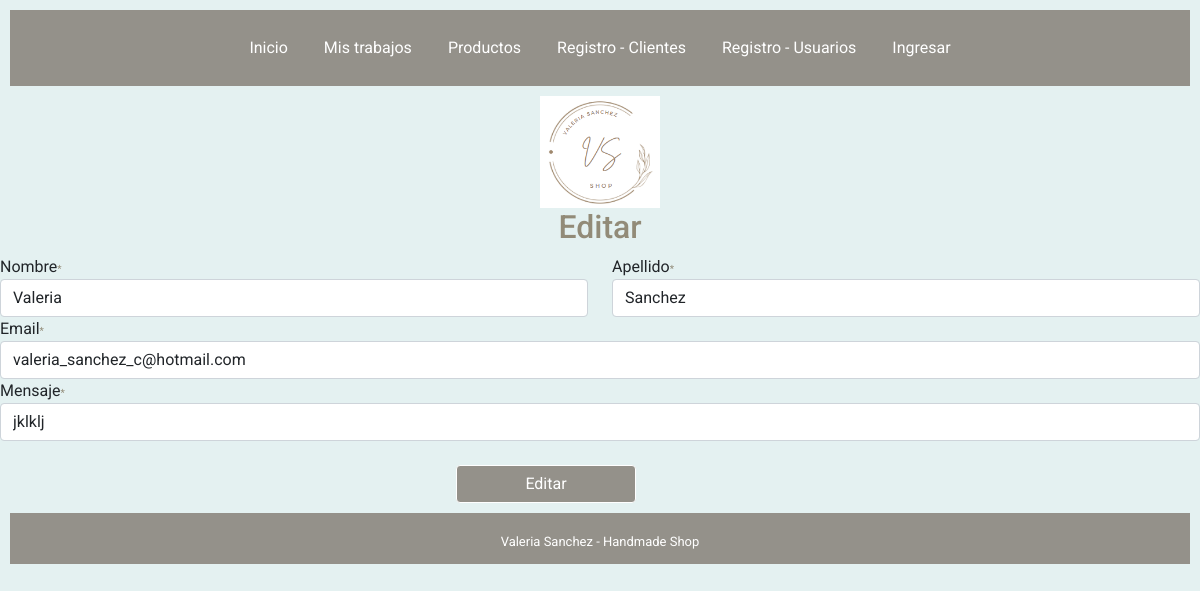
Page /editar_mensaje/5/ on the committed database.
### aplicacion1/models.py (models this page shows)
class Mensaje(models.Model):
    nombre=models.CharField(max_length=50, null=False)
    apellido=models.CharField(max_length=100, null=False)
    email=models.EmailField()
    mensaje=models.CharField(max_length=500, null=False)

### aplicacion1/views.py (the view)
# urls.py: path('editar_mensaje/<int:id>/', views.editar_mensaje, name='editar_mensaje'),
def editar_mensaje(request, id):  #formulario editar mensaje
        mensaje=Mensaje.objects.get(pk=id)
        form = MensajeForm(instance=mensaje)
        if request.method == "POST":
            form=MensajeForm(data=request.POST, instance=mensaje)
            form.save()
            return redirect('/mostrar_mensaje')
        else:
            return render (request, 'aplicacion1/editar_mensaje.html',{"form":form})

### aplicacion1/forms.py
class MensajeForm(forms.ModelForm):
    class Meta:
        model = Mensaje
        fields =('id','nombre', 'apellido', 'email', 'mensaje')

### aplicacion1/templates/aplicacion1/editar_mensaje.html (shortened to what this page needs)
{%extends 'base_layout.html'%}
{%block content%}
<div id="titulo">
  <h1 id="titulo1"> Editar </h1>
</div>
{% load crispy_forms_tags %}
    <form action="" method="POST">
        <div id="mensaje">
        <div class="row">
            <div class="col-6">
              {{ form.nombre|as_crispy_field }}
            </div>
            <div class="col-6">
              {{ form.apellido|as_crispy_field }}
            </div>
          </div>
          {{ form.email|as_crispy_field }}
          {{ form.mensaje|as_crispy_field }}
        </div>
        <button id="btn-2" class="btn btn-outline-dark">Editar</button>
    </form>
{%endblock content%}

### aplicacion1/static/aplicacion1/style.css (style rules this page uses)
h1 { text-align: center; color: rgb(146, 139, 120); font-size: xx-large; }
.form-control { padding-right: 3%; }
::placeholder { color: rgb(146, 139, 120); font-size: 90%; }
#btn-2 { width: 15%; margin-left: 38%; margin-top: 2%; background-color: rgb(148, 145, 138); color: #fff; border-color: #fff; }
::marker { color: rgb(146, 139, 120); font-size: 90%; }
span { font-size: x-small; color: rgb(146, 139, 120); }

### rows in the picture
Mensaje: nombre "Valeria", apellido "Sanchez", email "valeria_sanchez_c@hotmail.com", mensaje "jklklj"
